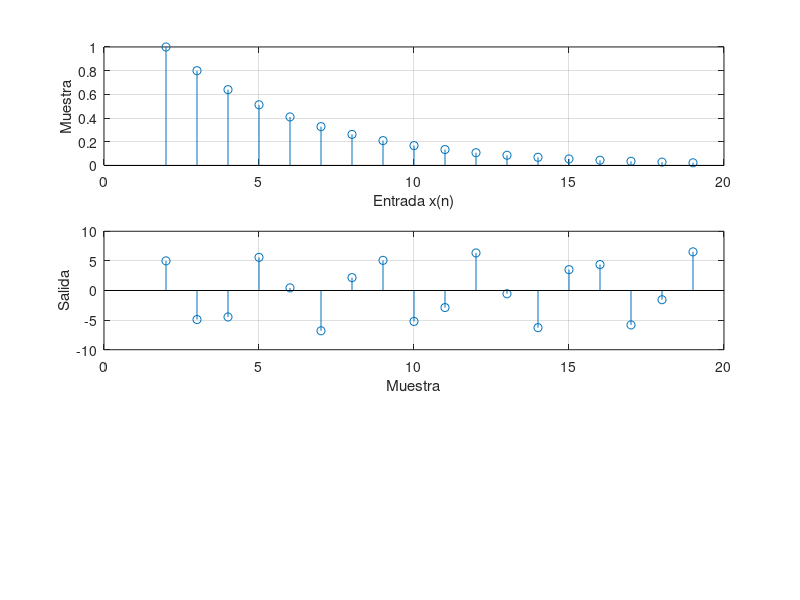

This figure's MATLAB source:
%Calcular 
%Y(n) = 2x(n)-4x(n-1)-0.5y(n-1)-y(n-2)
%Obtener las primeras 20 muestras

y = zeros(1,20) %Vector para guardar y
y = [1 0 y] %Configurando condiciones iniciales
n = [0:1:19] %Vector con los 20 valores de n
x = (0.8).^n %Senial x
x = [0 -1 x] %Configurando condiciones iniciales
%Calculando resultados con un bucle for
for n=3:20
    y(n) = 2*x(n)-4*x(n-1)-0.5*y(n-1)-y(n-2)
end
n = [0:1:20] %Vector con los 20 valores de n
subplot (3, 1, 1)
stem (n(3:20), x(3:20))
grid
xlabel ('Entrada x(n)')
ylabel ('Muestra') %Salida de X

subplot (3, 1, 2)
stem (n(3:20), y(3:20))
grid
ylabel ('Salida')
xlabel ('Muestra') %Salida de Y